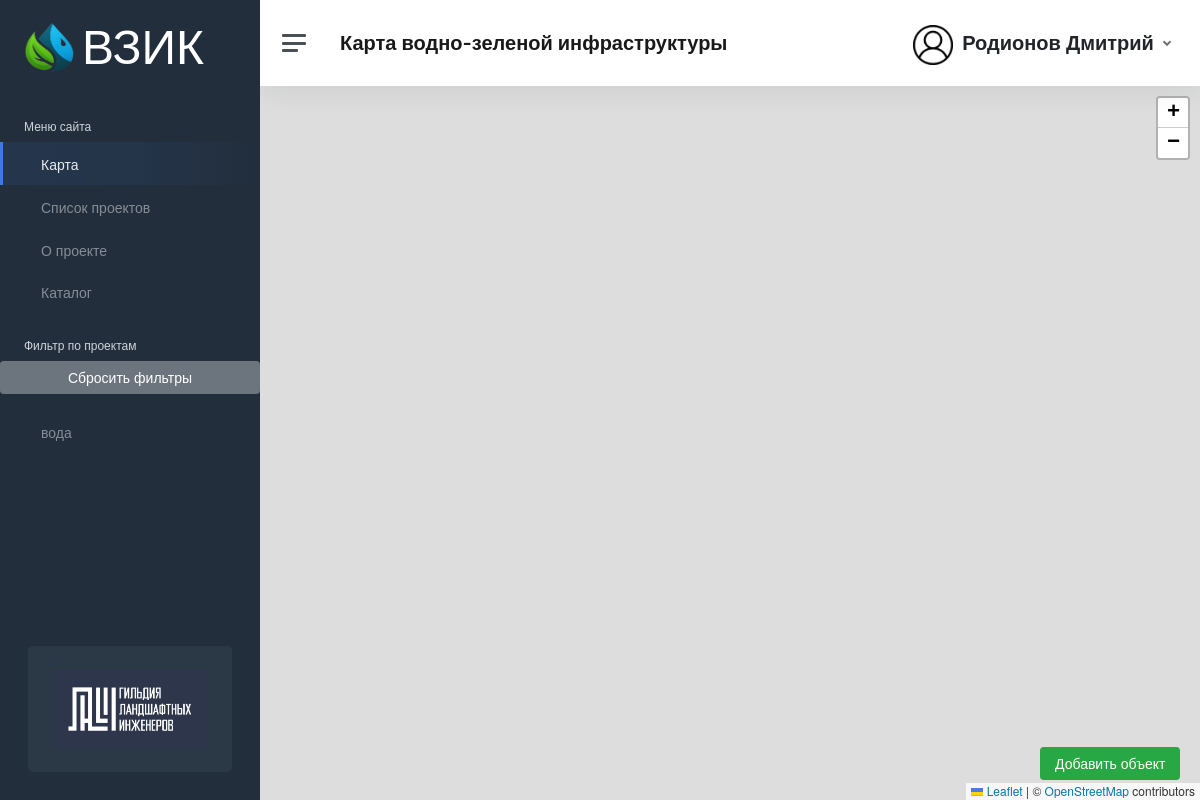
The app's page / (signed in) with its own data.
### map_app/models.py (models this page shows, shortened)
class Category(models.Model):
    name = models.CharField(max_length=255)
    description = models.TextField(blank=True, null=True)
    color = models.CharField(max_length=7)  # HEX color code
    icon = models.CharField(max_length=50, default="archive")  # Имя иконки

### accounts/models.py (models this page shows, shortened)
class CustomUser(AbstractBaseUser, PermissionsMixin):
    email = models.EmailField(unique=True)
    first_name = models.CharField(max_length=30, blank=True)
    last_name = models.CharField(max_length=30, blank=True)
    workplace = models.CharField(max_length=100, blank=True)
    phone = models.CharField(max_length=20, blank=True)
    position = models.CharField(max_length=100, blank=True)
    activity_area = models.ForeignKey(ActivityArea, on_delete=models.SET_NULL, null=True, blank=True)
    country = models.CharField(max_length=100, blank=True)
    city = models.CharField(max_length=100, blank=True)
    is_active = models.BooleanField(default=True)
    is_staff = models.BooleanField(default=False)
    avatar = models.ImageField(upload_to='avatars/', null=True, blank=True)
    registration_date = models.DateTimeField(default=timezone.now)
    auto_publish = models.BooleanField(default=False)
    objects = CustomUserManager()
    USERNAME_FIELD = 'email'
    REQUIRED_FIELDS = []

### map_app/views.py (the view)
# urls.py: path('', map, name='map'),
def map(request):
    categories = Category.objects.all().prefetch_related('types')
    types = Type.objects.all()
    filtered_projects = Project.objects.filter(is_published=True).select_related('main_type', 'main_type__category')
    category_ids = request.GET.get('categories', '').split(',')
    type_ids = request.GET.get('types', '').split(',')
    if category_ids != [''] and category_ids[0]:
        filtered_projects = filtered_projects.filter(main_type__category_id__in=category_ids)
    if type_ids != [''] and type_ids[0]:
        filtered_projects = filtered_projects.filter(main_type_id__in=type_ids)
    projects_data = json.dumps(
        list(filtered_projects.values(
            'id', 'title', 'description', 'latitude', 'longitude',
            'main_type__color', 'main_type__category__color'
        )),
        cls=DjangoJSONEncoder
    )
    return render(request, 'pages/map.html', {
        'projects_data': projects_data,
        'categories': categories,
        'types': types
    })

### map_app/templates/pages/map.html (shortened to what this page needs)
{% extends "base.html" %}
{% load static %}
{% block extra_head %}
    <link rel="stylesheet" href="https://unpkg.com/leaflet@1.7.1/dist/leaflet.css"/>
    <link rel="stylesheet" href="https://unpkg.com/leaflet.locatecontrol/dist/L.Control.Locate.min.css"/>
    <link rel="stylesheet" href="https://unpkg.com/leaflet.markercluster@1.5.3/dist/MarkerCluster.css"/>
    <link rel="stylesheet" href="https://unpkg.com/leaflet.markercluster@1.5.3/dist/MarkerCluster.Default.css"/>
    <link rel="stylesheet" href="{% static 'css/map.css' %}">
{% endblock %}
{% block content %}
<div id="map" style="height: 100vh;"></div>
{% if user.is_authenticated %}
    <button id="add-project-button" class="btn btn-primary add-project-button">Добавить объект</button>
{% else %}
    <a href="{% url 'signin' %}" class="btn btn-primary add-project-button">Войти</a>
{% endif %}
{% endblock %}

### map_app/templates/includes/sidebar.html (shortened to what this page needs)
{% load static %}
<nav id="sidebar" class="sidebar js-sidebar">
    <div class="sidebar-content js-simplebar">
        <a class="sidebar-brand d-flex align-items-center" href="{% url 'map' %}">
            <img src="{% static 'img/logo/logo.png' %}" alt="Карта водно-зеленой инфраструктуры" class="img-fluid"
                 style="width: 50px; height: 50px;">
            <span class="ms-2 display-5 font-weight-bold text-uppercase text-white">ВЗИК</span>
        </a>
        <ul class="sidebar-nav">
            <li class="sidebar-header">Меню сайта</li>
            <li class="sidebar-item {% if request.resolver_match.url_name == 'map' %}active{% endif %}">
                <a class="sidebar-link" href="{% url 'map' %}">
                     <span class="align-middle">Карта</span>
                </a>
            </li>
            <li class="sidebar-item {% if request.resolver_match.url_name == 'project_list' %}active{% endif %}">
                <a class="sidebar-link" href="{% url 'project_list' %}">
                     <span class="align-middle">Список проектов</span>
                </a>
            </li>
            <li class="sidebar-item {% if request.resolver_match.url_name == 'about' %}active{% endif %}">
                <a class="sidebar-link" href="{% url 'about' %}">
                     <span class="align-middle">О проекте</span>
                </a>
            </li>
            <li class="sidebar-item {% if request.resolver_match.url_name == 'catalog' %}active{% endif %}">
                <a class="sidebar-link" href="{% url 'catalog' %}">
                     <span class="align-middle">Каталог</span>
                </a>
            </li>
            {% if request.resolver_match.url_name == 'map' %}
                <li class="sidebar-header">Фильтр по проектам</li>
                <li class="sidebar-item">
                    <button id="reset-filters" class="btn btn-secondary w-100 mb-3">Сбросить фильтры</button>
                    <ul class="sidebar-dropdown list-unstyled">
                        {% for category in categories %}
                            <li class="sidebar-item">
                                <a class="sidebar-link category-filter" data-category-id="{{ category.id }}">
                                    <span class="align-middle">{{ category.name }}</span>
                                </a>
                            </li>
                        {% endfor %}
                    </ul>
                </li>
            {% endif %}
        </ul>
        <div class="sidebar-cta">
            <div class="sidebar-cta-content text-center">
                <a href="https://laenguild.org/" target="_blank">
                    <img src="{% static 'img/logo/Logo_lanit.png' %}" alt="Lanit Logo" class="img-fluid">
                </a>
            </div>
        </div>
    </div>
</nav>

### map_app/templates/includes/navbar.html (shortened to what this page needs)
{% load static %}
<nav class="navbar navbar-expand navbar-light navbar-bg">
    <a class="sidebar-toggle js-sidebar-toggle">
        <i class="hamburger align-self-center"></i>
    </a>
    <div class="navbar-brand-container ms-3">
        <a class="navbar-brand d-flex align-items-center" href="{% url 'map' %}">
            <span class="navbar-brand-full">Карта водно-зеленой инфраструктуры</span>
        </a>
    </div>
    <div class="navbar-collapse collapse">
        <ul class="navbar-nav navbar-align ms-auto">
            <li class="nav-item dropdown">
                {% if user.is_authenticated %}
                    <a class="nav-link dropdown-toggle d-none d-sm-inline-block" href="#" data-bs-toggle="dropdown">
                        <img src="
                                {% if user.avatar %}{{ user.avatar.url }}{% else %}{% static 'img/avatars/user.png' %}{% endif %}"
                             class="avatar img-fluid rounded me-1" alt="{{ user.get_full_name }}"/>
                        <span class="text-dark">{{ user.last_name }} {{ user.first_name }}</span>
                    </a>
                {% else %}
                    <a class="nav-link d-none d-sm-inline-block" href="{% url 'signin' %}">
                        <span class="text-dark">Войти</span>
                    </a>
                {% endif %}
            </li>
        </ul>
    </div>
</nav>

### map_app/static/css/map.css (style rules this page uses)
html, body { height: 100%; margin: 0; padding: 0; }
.sidebar { height: 100%; }
.navbar { flex-shrink: 0; }
#map { height: 100vh; }
.add-project-button { position: absolute; bottom: 20px; right: 20px; z-index: 1000; background-color: #28a745; border-color: #28a745; }

### map_app/templates/includes/sidebar.html (style rules this page uses)
.navbar-brand { font-size: 1.25rem; font-weight: 600; }
.navbar-brand-full { display: inline; }

### map_app/templates/includes/navbar.html (style rules this page uses)
.navbar { font-size: 1.25rem; font-weight: 600; z-index: 1050; position: relative; }
.navbar-brand-full { display: inline; }

### records on screen
Category: name "вода"
CustomUser: last_name "Родионов", first_name "Дмитрий"
